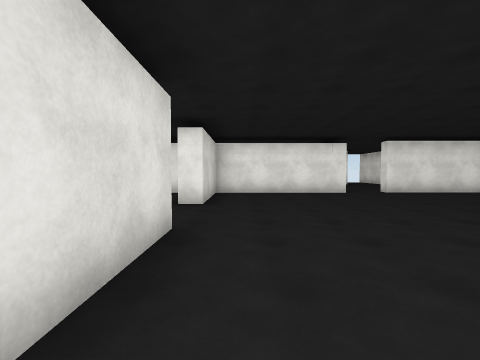
View 1 (above)

21 first-person views from a walk through a Unity game level. The camera is 1.5 m above the floor, tilts 2° down and sees 90° across. The floor is counted in squares, 2 m on a side. Each view is taken from the middle of a square. On the plan, view 1 faces up. The plan holds only what a view shows up to about 9 squares ahead; the rest is blank. The place goes on beyond the plan. The player is left out. Surface patterns are stand-ins for the level's own textures.

View 2
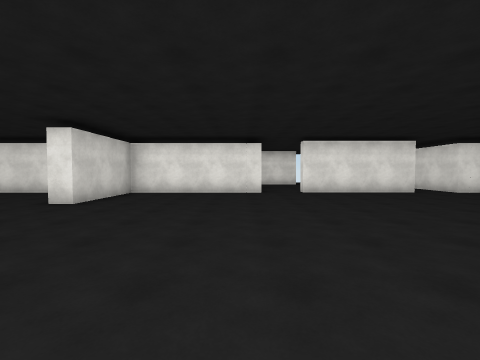

View 3
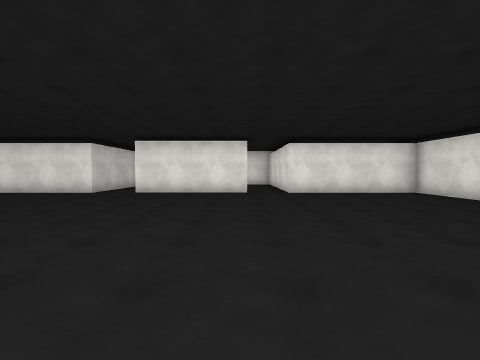

View 4
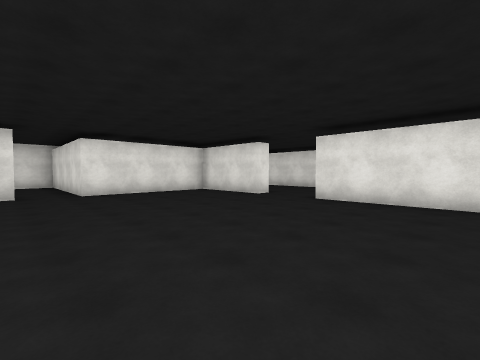

View 5
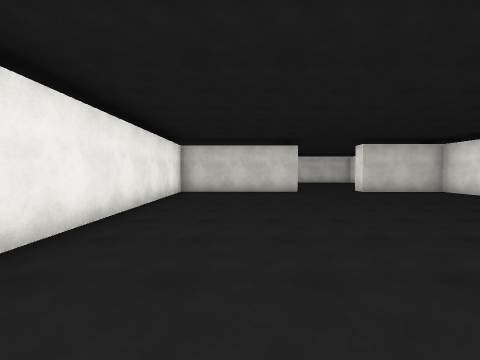

View 6
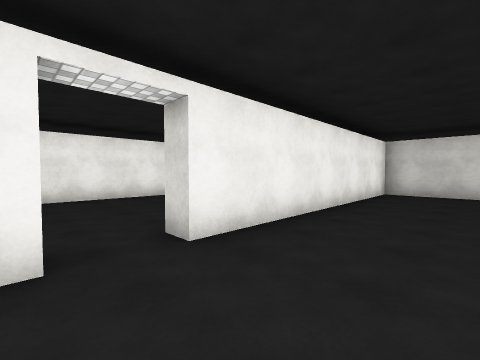

View 7
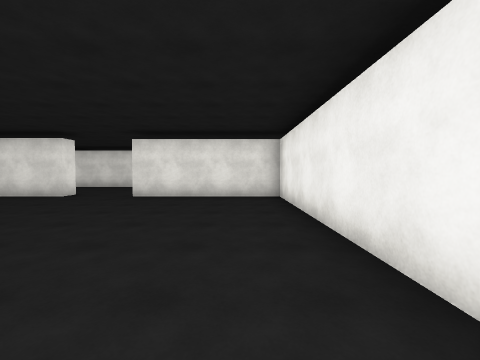

View 8
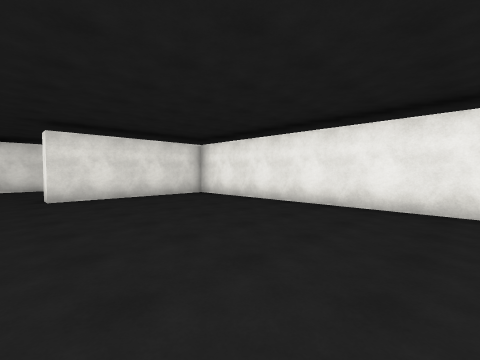

View 9
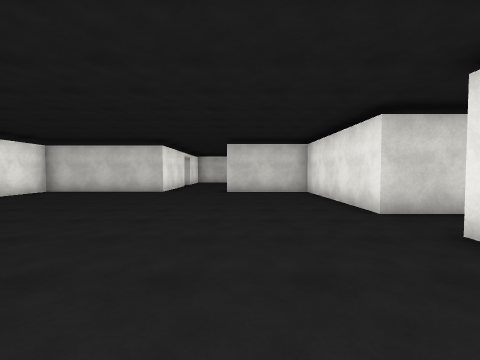

View 10
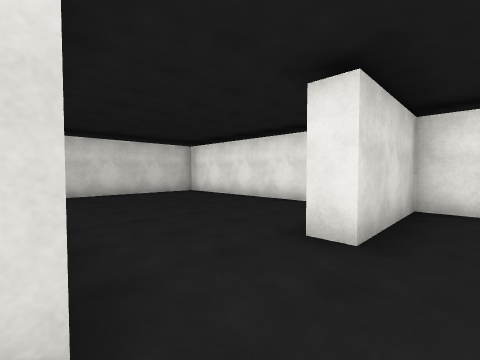

View 11
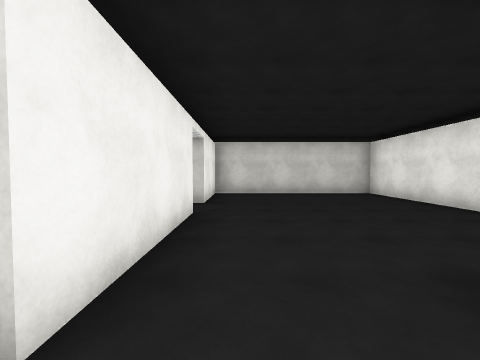

View 12
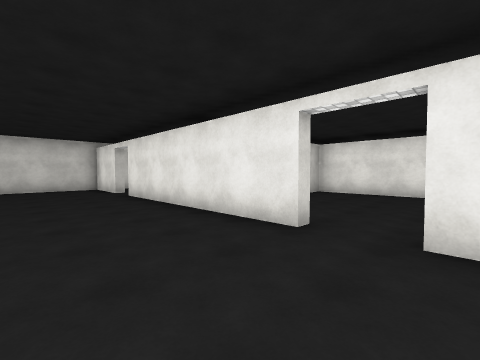

View 13
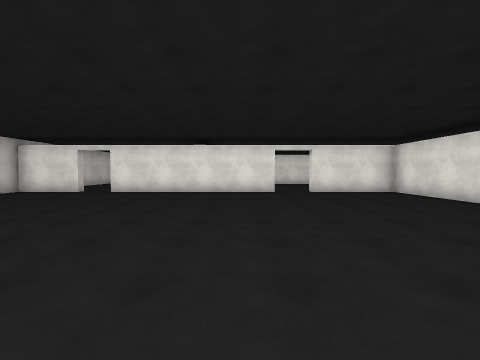

View 14
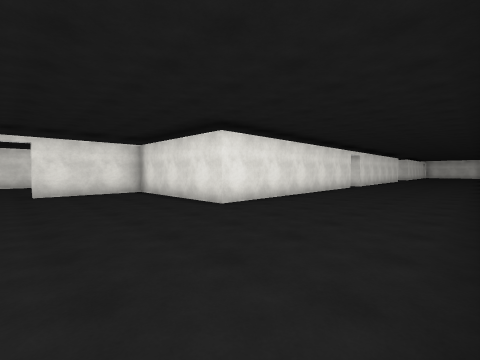

View 15
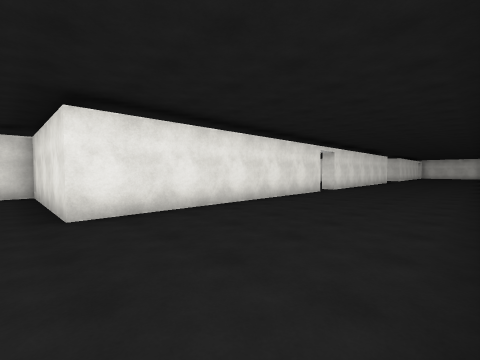

View 16
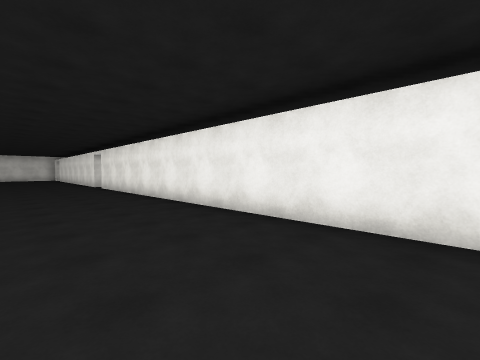

View 17
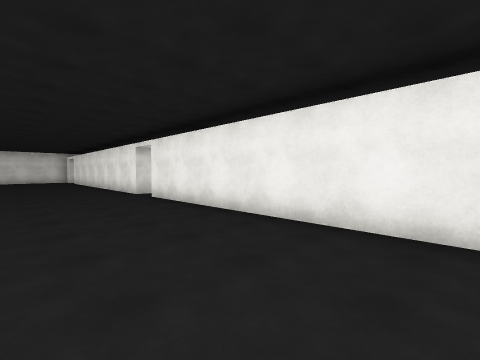

View 18
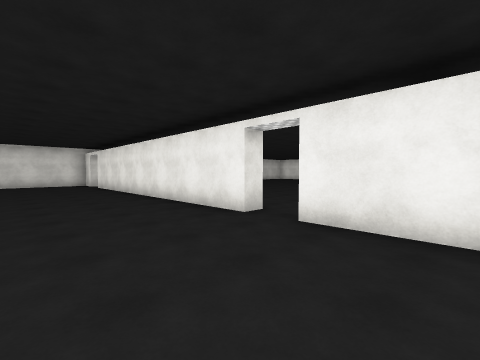

View 19
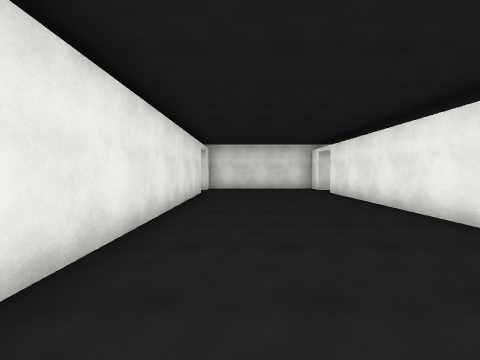

View 20
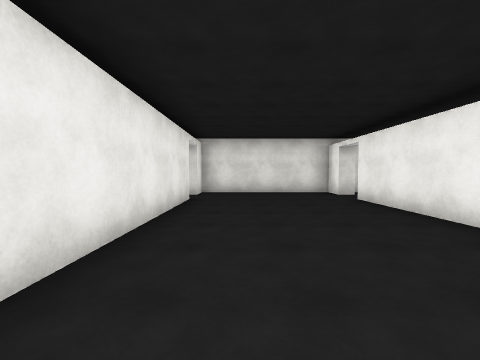

View 21
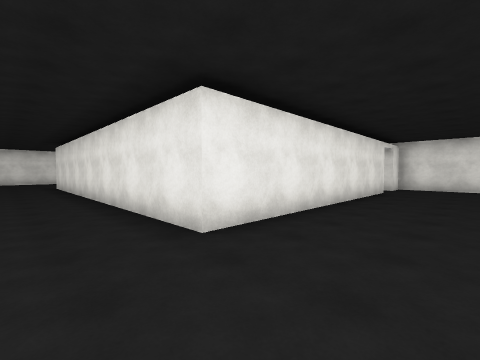

### Floor plan
Points are (right, up) in squares from view 1. A wall is a line through its corners. A room is listed if a view was taken in it or the views show most of it. See-through windows are left out.
Room 1 (views 1, 2, 3, 4, 5, 6, 7, 8, 9, 10, 11)
walls: (9.4, 8.5) (5.3, 8.5) (5.3, 9); (7.8, -1.2) (15.2, -1.2) (15.2, 3.1); (3.8, 10) (3.8, 8.5) (-0.9, 8.5) (-0.9, 5.5) (-1.5, 5.5); (-0.9, 3.1) (-0.9, -1.2) (6.6, -1.2); (15.2, 5.4) (15.2, 8.5) (10.7, 8.5) (10.7, 9.5)
ways out: opening at (7, -2) to room 2; opening at (16, 4.5) to room 2; opening at (-1, 4.5) to room 3; opening at (4.5, 9); opening at (10, 9)
Room 2 (views 12, 13, 14, 15, 16, 17, 18, 19, 20, 21)
walls: (6.6, -1.2) (6.6, -1.6) (-1.3, -1.6) (-1.3, 2.8) (-4.4, 2.8); (4.1, -6.2) (17, -6.2); (15.2, 3.1) (15.9, 3.1); (15.9, 5.4) (15.2, 5.4); (18.1, -6.2) (27.6, -6.2); (-5.7, 3.1) (-5.7, 2.8) (-11.8, 2.8); (-12.9, 3.2) (-12.9, 2.8) (-15.2, 2.8) (-15.2, 0); (27.6, -1.6) (19.7, -1.6) (19.7, 7); (28.8, -6.7) (28.8, -6.2) (29.7, -6.2) (29.7, -1.6) (28.8, -1.6) (28.8, -1.2)
ways out: opening at (7, -2) to room 1; opening at (16, 4.5) to room 1; opening at (-5, 3) to room 3; opening at (-12, 3)
Room 3 (no view inside)
walls: (-4.4, 3.1) (-0.9, 3.1); (-2.1, 8.5) (-8.3, 8.5) (-8.3, 3.1); (-8, 3.1) (-5.7, 3.1)
ways out: opening at (-1, 4.5) to room 1; opening at (-5, 3) to room 2

Positions as (right, up) in squares from view 1, and headings:
1: (0, 0), facing up
2: (3, 0), facing up
3: (9, 0), facing up
4: (9, 0), facing up-right
5: (8, 1), facing left
6: (8, 1), facing down-left
7: (8, 0), facing right
8: (8, 4), facing down-right
9: (8, 6), facing left
10: (0, 3), facing up-left
11: (0, 4), facing left
12: (-4, 0), facing up-left
13: (-7, -6), facing up
14: (-5, -6), facing up-right
15: (-2, -6), facing up-right
16: (5, -3), facing down-right
17: (10, -3), facing down-right
18: (15, -3), facing down-right
19: (19, -3), facing right
20: (21, -3), facing right
21: (18, -4), facing up-right
